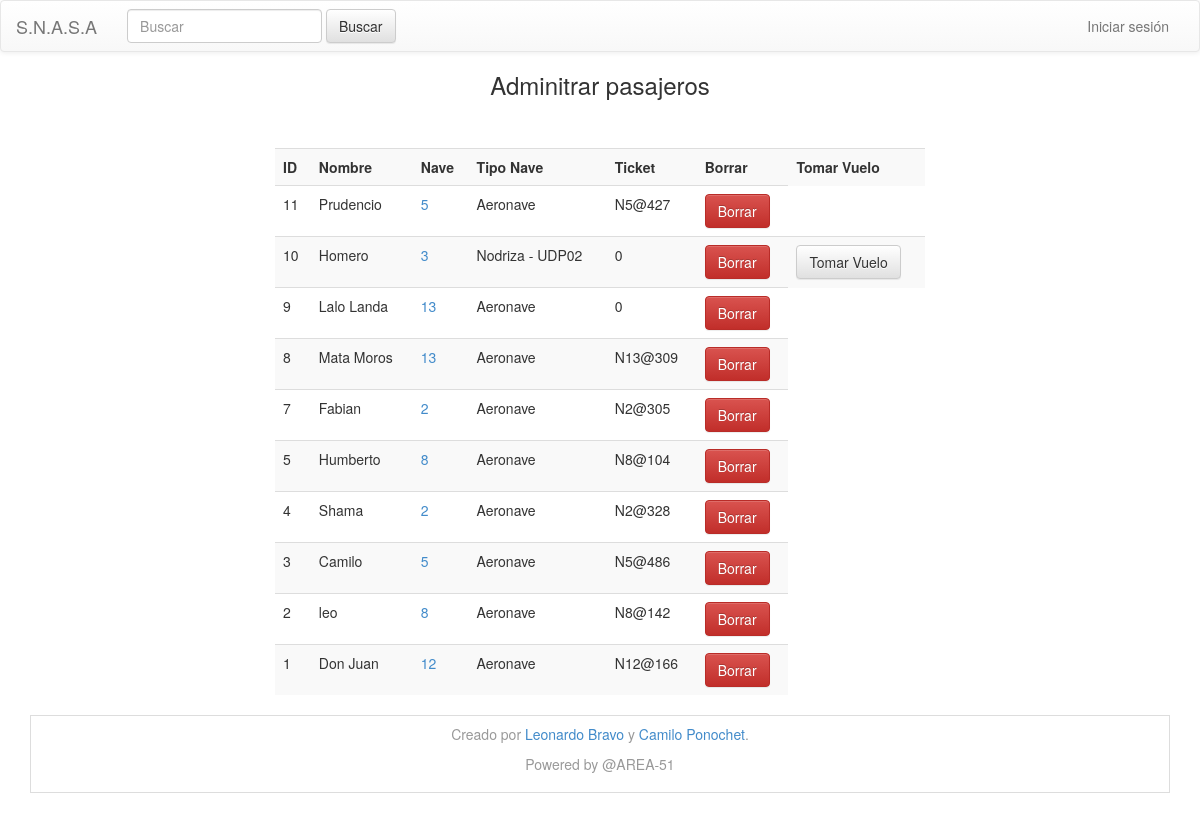
The page /pasajeros_all.php on the database its author committed.
### tables this page shows
CREATE TABLE pasajero (id integer primary key not null, nombre text, id_nave integer, ticket text, tipo_nave integer);

CREATE TABLE nave_nodriza (id integer primary key not null, nombre text);

### bdd/sqlite.php (the view, shortened to what this page needs)
<?php
function db_connect() {
    $db = new DB('bdd/mdd.db');
    return $db;
}
class Pasajero{
    var $DB;
    function conn(){
        $this->DB= db_connect();
    }
   function listar_pasajeros(){
        try{
	    $query="select * from pasajero order by id DESC;";
            $result = $this->DB->query($query);
		echo "<center><table style=\"width:650px\" class=\"table table-striped\">";
		echo "<tr><td><b> ID </b></td> <td><b> Nombre</b> </td><td><b>Nave</b></td><td><b>Tipo Nave</b></td><td><b>Ticket</b></td><td><b>Borrar</b></td><td><b>Tomar Vuelo</b></td></tr> ";
		while ($res = $result->fetchArray(SQLITE3_ASSOC)){
			echo "<tr>";
			echo "<td>".$res['id']." </td>";
			echo "<td>".$res['nombre']."</td>";
			echo "<td><a href='ver_aeronave.php?id=".$res['id_nave']."'>".$res['id_nave']."</a></td>";
			if($res['tipo_nave']==0){
			  echo "<td>Nodriza - ";
			  $result2 = $this->DB->query("select nombre from nave_nodriza where id=".$res['id_nave'].";");
			  if ($res2 = $result2->fetchArray(SQLITE3_ASSOC)){
			    echo $res2['nombre'];
			  }
			  echo "</td>";
			}
			if($res['tipo_nave']==1){
			  echo "<td>Aeronave</td>";
			}
			echo "<td>".$res['ticket']."</td>";
			echo "<td><a href=\"del_pasajero.php?&id=".$res['id']."\" class=\"btn btn-danger\" role=\"button\">Borrar</a></td>";
			if($res['tipo_nave']==0){
			 echo "<td><a href=\"tomar_vuelo.php?id=".$res['id_nave']."&pj=".$res['id']."\" class=\"btn btn-default\" role=\"button\">Tomar Vuelo</a></td>";
			}
			echo "</tr>";
		}
	        echo "</table></center>";
        }
        catch (Exception $e){
            echo $e->getMessage();
        }
  }
}
?>

### rows shown on the page
pasajero: id "11", nombre "Prudencio", id_nave "5", tipo_nave "Aeronave", ticket "N5@427"
pasajero: id "10", nombre "Homero", id_nave "3", nave_nodriza.nombre "UDP02", ticket "0"
pasajero: id "9", nombre "Lalo Landa", id_nave "13", tipo_nave "Aeronave", ticket "0"
pasajero: id "8", nombre "Mata Moros", id_nave "13", tipo_nave "Aeronave", ticket "N13@309"
pasajero: id "7", nombre "Fabian", id_nave "2", tipo_nave "Aeronave", ticket "N2@305"
pasajero: id "5", nombre "Humberto", id_nave "8", tipo_nave "Aeronave", ticket "N8@104"
pasajero: id "4", nombre "Shama", id_nave "2", tipo_nave "Aeronave", ticket "N2@328"
pasajero: id "3", nombre "Camilo", id_nave "5", tipo_nave "Aeronave", ticket "N5@486"
pasajero: id "2", nombre "leo", id_nave "8", tipo_nave "Aeronave", ticket "N8@142"
pasajero: id "1", nombre "Don Juan", id_nave "12", tipo_nave "Aeronave", ticket "N12@166"
